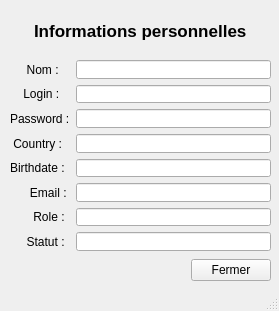
<?xml version="1.0" encoding="UTF-8"?>
<ui version="4.0">
 <class>uiprofile</class>
 <widget class="QMainWindow" name="uiprofile">
  <property name="geometry">
   <rect>
    <x>0</x>
    <y>0</y>
    <width>279</width>
    <height>311</height>
   </rect>
  </property>
  <property name="windowTitle">
   <string>MainWindow</string>
  </property>
  <widget class="QWidget" name="centralwidget">
   <widget class="QWidget" name="formLayoutWidget">
    <property name="geometry">
     <rect>
      <x>10</x>
      <y>60</y>
      <width>261</width>
      <height>191</height>
     </rect>
    </property>
    <layout class="QFormLayout" name="formLayout">
     <item row="0" column="0">
      <widget class="QLabel" name="labelName">
       <property name="text">
        <string>     Nom :</string>
       </property>
      </widget>
     </item>
     <item row="0" column="1">
      <widget class="QLineEdit" name="lineEditName"/>
     </item>
     <item row="1" column="0">
      <widget class="QLabel" name="labelLogin">
       <property name="text">
        <string>    Login :</string>
       </property>
      </widget>
     </item>
     <item row="1" column="1">
      <widget class="QLineEdit" name="lineEditLogin"/>
     </item>
     <item row="2" column="0">
      <widget class="QLabel" name="labelPassword">
       <property name="text">
        <string>Password :</string>
       </property>
      </widget>
     </item>
     <item row="2" column="1">
      <widget class="QLineEdit" name="lineEditPassword"/>
     </item>
     <item row="3" column="0">
      <widget class="QLabel" name="labelCountry">
       <property name="text">
        <string> Country : </string>
       </property>
      </widget>
     </item>
     <item row="3" column="1">
      <widget class="QLineEdit" name="lineEditCountry"/>
     </item>
     <item row="4" column="0">
      <widget class="QLabel" name="labelBirthdate">
       <property name="text">
        <string>Birthdate :</string>
       </property>
      </widget>
     </item>
     <item row="4" column="1">
      <widget class="QLineEdit" name="lineEditBirthdate"/>
     </item>
     <item row="5" column="0">
      <widget class="QLabel" name="labelEmail">
       <property name="text">
        <string>      Email :</string>
       </property>
      </widget>
     </item>
     <item row="5" column="1">
      <widget class="QLineEdit" name="lineEditEmail"/>
     </item>
     <item row="6" column="0">
      <widget class="QLabel" name="labelRole">
       <property name="text">
        <string>       Role : </string>
       </property>
      </widget>
     </item>
     <item row="6" column="1">
      <widget class="QLineEdit" name="lineEditRole"/>
     </item>
     <item row="7" column="0">
      <widget class="QLabel" name="labelStatut">
       <property name="text">
        <string>     Statut : </string>
       </property>
      </widget>
     </item>
     <item row="7" column="1">
      <widget class="QLineEdit" name="lineEditStatut"/>
     </item>
    </layout>
   </widget>
   <widget class="QWidget" name="horizontalLayoutWidget">
    <property name="geometry">
     <rect>
      <x>10</x>
      <y>250</y>
      <width>261</width>
      <height>41</height>
     </rect>
    </property>
    <layout class="QHBoxLayout" name="horizontalLayout">
     <item>
      <spacer name="horizontalSpacer">
       <property name="orientation">
        <enum>Qt::Orientation::Horizontal</enum>
       </property>
       <property name="sizeHint" stdset="0">
        <size>
         <width>40</width>
         <height>20</height>
        </size>
       </property>
      </spacer>
     </item>
     <item>
      <widget class="QPushButton" name="pushButtonFermer">
       <property name="text">
        <string>Fermer</string>
       </property>
      </widget>
     </item>
    </layout>
   </widget>
   <widget class="QWidget" name="horizontalLayoutWidget_2">
    <property name="geometry">
     <rect>
      <x>10</x>
      <y>10</y>
      <width>261</width>
      <height>41</height>
     </rect>
    </property>
    <layout class="QHBoxLayout" name="horizontalLayout_2">
     <item>
      <spacer name="horizontalSpacer_2">
       <property name="orientation">
        <enum>Qt::Orientation::Horizontal</enum>
       </property>
       <property name="sizeHint" stdset="0">
        <size>
         <width>40</width>
         <height>20</height>
        </size>
       </property>
      </spacer>
     </item>
     <item>
      <widget class="QLabel" name="labelTitre">
       <property name="font">
        <font>
         <pointsize>13</pointsize>
         <bold>true</bold>
         <underline>false</underline>
        </font>
       </property>
       <property name="text">
        <string>Informations personnelles</string>
       </property>
      </widget>
     </item>
     <item>
      <spacer name="horizontalSpacer_3">
       <property name="orientation">
        <enum>Qt::Orientation::Horizontal</enum>
       </property>
       <property name="sizeHint" stdset="0">
        <size>
         <width>40</width>
         <height>20</height>
        </size>
       </property>
      </spacer>
     </item>
    </layout>
   </widget>
  </widget>
  <widget class="QMenuBar" name="menubar">
   <property name="geometry">
    <rect>
     <x>0</x>
     <y>0</y>
     <width>279</width>
     <height>18</height>
    </rect>
   </property>
  </widget>
  <widget class="QStatusBar" name="statusbar"/>
  <action name="profile">
   <property name="icon">
    <iconset theme="QIcon::ThemeIcon::UserAvailable"/>
   </property>
   <property name="text">
    <string>Client</string>
   </property>
   <property name="menuRole">
    <enum>QAction::MenuRole::PreferencesRole</enum>
   </property>
  </action>
 </widget>
 <resources/>
 <connections/>
</ui>
